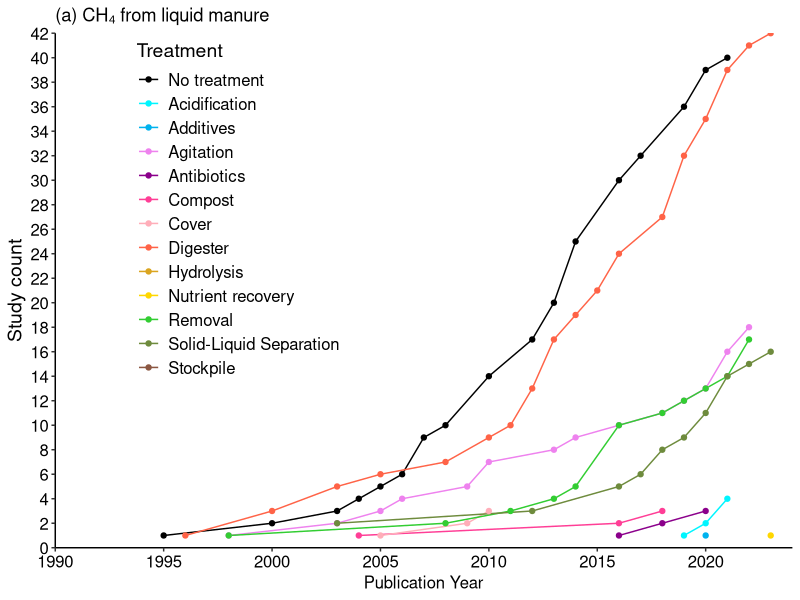
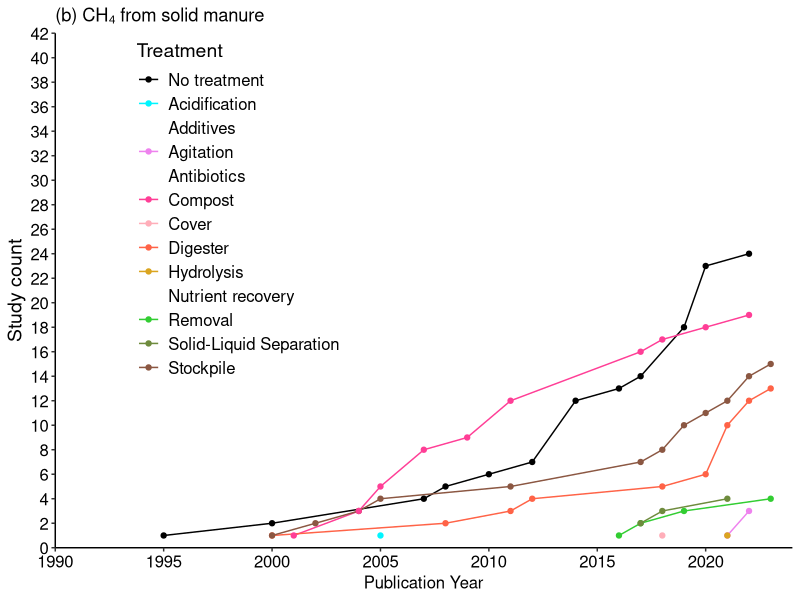
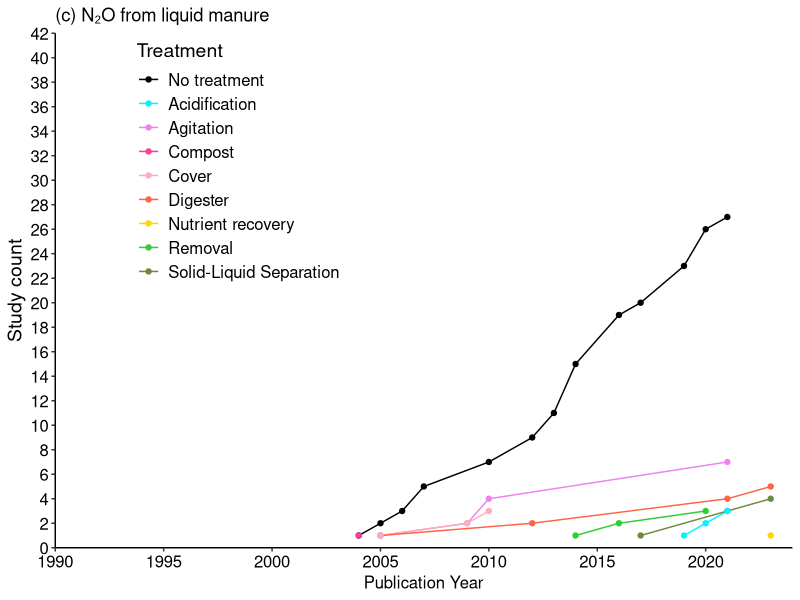
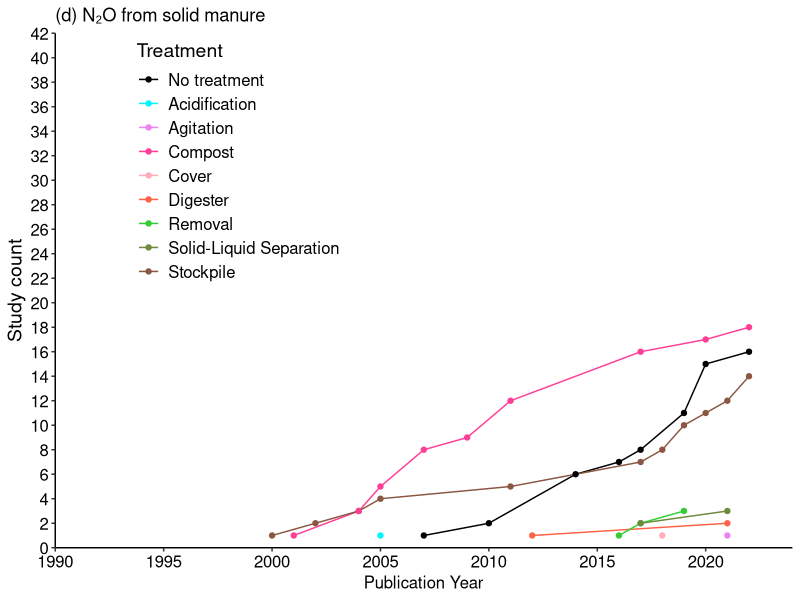
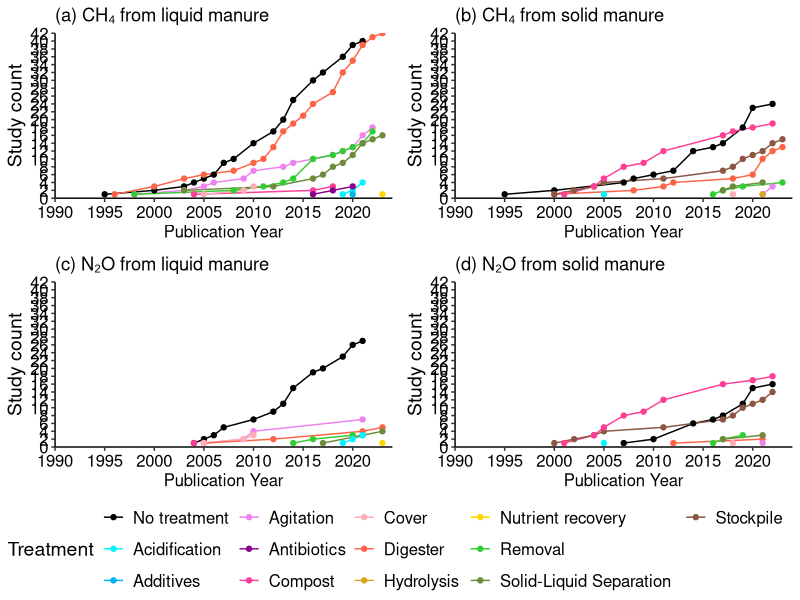

Recreate these plots in R, in order.
#To prepare figure for treatments, CH4 and N2O
#Figure 5
library(tidyverse); library(ggpubr)

#read data
GHG.CH4 <- read.csv("input/Canada GHG storage lit review data 20240611.csv",header = T)
#obtain studies from storage measurement 
GHG.storage <- GHG.CH4[grepl("Storage", GHG.CH4$GHG.source),]
GHG.storage <- GHG.storage %>%
  subset(GHG.storage$CH4==TRUE | GHG.storage$N2O==TRUE)

#Treatments
Treat_data <- GHG.storage %>%
  separate_rows(Treatment, sep = ",\\s*") %>%
  separate_rows(Manure.type, sep = ",\\s*") %>%
  group_by(Pub..year, Manure.type, Treatment, ID)
Treat_data <- Treat_data[!(Treat_data$ID %in% c(79,100,101,217) & Treat_data$Manure.type == "Liquid" & Treat_data$Treatment == "Compost"), ] 
Treat_data <- Treat_data[!(Treat_data$ID == '79' & Treat_data$Manure.type == "Solid" & Treat_data$Treatment == "Agitation"), ]
Treat_data <- Treat_data[!(Treat_data$ID == '101' & Treat_data$Manure.type == "Liquid" & Treat_data$Treatment == "Stockpile"), ]
Treat_data[Treat_data$ID %in% c(70,217,225) & Treat_data$Manure.type == "Liquid", "Treatment"] <- 'No treatment'
Treat_data$Treatment[Treat_data$Treatment == "Antibiotic"] <- "Antibiotics"
Treat_data[Treat_data=="Digester "] <- "Digester"
Treat_data[Treat_data=="Solid-Liquid Separation "] <- "Solid-Liquid Separation"
Treat_data <- Treat_data %>% 
  mutate(Treatment = as.character(Treatment),
         Treatment = ifelse(is.na(Treatment), "No treatment", Treatment),
         Treatment = as.factor(Treatment))



#CH4
GHG.storage.CH4 <- Treat_data[Treat_data$CH4 == TRUE,]

#Total treatments 
Treat_data_CH4 <- GHG.storage.CH4 %>%
  group_by(Pub..year, Manure.type, Treatment) %>%
  summarise(Number = n()) %>%
  ungroup()

#Set the order for the techniques
Treat_data_CH4$Treatment <- factor(Treat_data_CH4$Treatment, 
                                   levels = c("No treatment", "Acidification", "Additives", 
                                              "Agitation","Antibiotics","Compost", "Cover", 
                                              "Digester", "Hydrolysis","Nutrient recovery",
                                              "Removal","Solid-Liquid Separation","Stockpile"))

tapply(Treat_data_CH4$Number,Treat_data_CH4$Treatment,sum)
#No treatment #63 27.4%, Acidification #5 2.2%, Additives #1 0.4%, Agitation #21 9.1%, 
#Antibiotics #3 1.3%, Compost #22 9.6%, Cover #4 1.7%, Digester #55 23.9%, 
#Hydrolysis #1 0.4%, Nutrient recovery #1 0.4%, Removal #21 9.1%, 
#Solid-Liquid Separation #20 8.7%, Stockpile #13 5.7%, Total #230 100%

#separate to liquid and solid manure.
Treat_data_liquid <- GHG.storage.CH4[grep("Liquid", GHG.storage.CH4$Manure.type),]
Treat_data_liquid <- Treat_data_liquid %>%
  group_by(Pub..year, Manure.type, Treatment) %>%
  summarise(Number = n()) %>%
  ungroup()
Treat_data_liquid <- Treat_data_liquid %>%
  group_by(Pub..year) %>%
  mutate(Percentage = Number / sum(Number) * 100) %>%
  ungroup() %>%
  group_by(Treatment) %>%
  arrange(Pub..year) %>%
  mutate(Treat = cumsum(Number))
Treat_data_liquid$Treatment <- factor(Treat_data_liquid$Treatment, 
                                     levels = c("No treatment", "Acidification", "Additives", 
                                                "Agitation","Antibiotics","Compost", "Cover", 
                                                "Digester", "Hydrolysis","Nutrient recovery",
                                                "Removal","Solid-Liquid Separation","Stockpile"))
tapply(Treat_data_liquid$Number,Treat_data_liquid$Treatment,sum)
#No treatment #40 27.0%, Acidification #4 2.7%, Additives #1 0.7%, Agitation #18 12.2%, 
#Antibiotics #3 2.0%, Compost #3 2.0%, Cover #3 2.0%, Digester #42 28.4%, 
#Hydrolysis #0 0.0%, Nutrient recovery #1 0.7%, Removal #17 11.5%, 
#Solid-Liquid Separation #16 10.8%, Stockpile #0 0%, Total #148 100%

Treat_data_solid <- Treat_data[grep("Solid", Treat_data$Manure.type),]
Treat_data_solid <- Treat_data_solid %>%
  group_by(Pub..year, Manure.type, Treatment) %>%
  summarise(Number = n()) %>%
  ungroup()
Treat_data_solid <- Treat_data_solid %>%
  group_by(Pub..year) %>%
  mutate(Percentage = Number / sum(Number) * 100) %>%
  ungroup() %>%
  group_by(Treatment) %>%
  arrange(Pub..year) %>%
  mutate(Treat = cumsum(Number))
Treat_data_solid$Treatment <- factor(Treat_data_solid$Treatment, 
                                   levels = c("No treatment", "Acidification", "Additives", 
                                              "Agitation","Antibiotics","Compost", "Cover", 
                                              "Digester", "Hydrolysis","Nutrient recovery",
                                              "Removal","Solid-Liquid Separation","Stockpile"))
tapply(Treat_data_solid$Number,Treat_data_solid$Treatment,sum)
#No treatment #24 28.2%, Acidification #1 1.2%, Additives #0 0.0%, Agitation #3 3.5%, 
#Antibiotics #0 0.0%, Compost #19 22.4%, Cover #1 1.2%, Digester #13 15.3%, 
#Hydrolysis #1 1.2%, Nutrient recovery #0 0.0%, Removal #4 4.7%, 
#Solid-Liquid Separation #4 4.7%, Stockpile #15 17.6%, Total #85 100%



#N2O
GHG.storage.N2O <- Treat_data[Treat_data$N2O == TRUE,]

#Total treatments 
Treat_data_N2O <- GHG.storage.N2O %>%
  group_by(Pub..year, Manure.type, Treatment) %>%
  summarise(Number = n()) %>%
  ungroup()

#Set the order for the techniques
Treat_data_N2O$Treatment <- factor(Treat_data_N2O$Treatment, 
                               levels = c("No treatment", "Acidification", "Additives", 
                                          "Agitation","Antibiotics","Compost", "Cover", 
                                          "Digester", "Hydrolysis","Nutrient recovery",
                                          "Removal","Solid-Liquid Separation","Stockpile"))

tapply(Treat_data_N2O$Number,Treat_data_N2O$Treatment,sum)
#No treatment #44 38.6%, Acidification #4 3.5%, Additives #0 0.0%, Agitation #8 7.0%, 
#Antibiotics #0 0.0%, Compost #19 16.7%, Cover #4 3.5%, Digester #7 6.1%, 
#Hydrolysis #0 0.0%, Nutrient recovery #1 0.9%, Removal #6 5.3%, 
#Solid-Liquid Separation #7 6.1%, Stockpile #14 12.3%, Total #114 100%

#separate to liquid and solid manure.
Treat_data_liquid_N2O <- GHG.storage.N2O[grep("Liquid", GHG.storage.N2O$Manure.type),]
Treat_data_liquid_N2O <- Treat_data_liquid_N2O %>%
  group_by(Pub..year, Manure.type, Treatment) %>%
  summarise(Number = n()) %>%
  ungroup()
Treat_data_liquid_N2O <- Treat_data_liquid_N2O %>%
  group_by(Pub..year) %>%
  mutate(Percentage = Number / sum(Number) * 100) %>%
  ungroup() %>%
  group_by(Treatment) %>%
  arrange(Pub..year) %>%
  mutate(Treat = cumsum(Number))
Treat_data_liquid_N2O$Treatment <- factor(Treat_data_liquid_N2O$Treatment, 
                                   levels = c("No treatment", "Acidification", "Additives", 
                                              "Agitation","Antibiotics","Compost", "Cover", 
                                              "Digester", "Hydrolysis","Nutrient recovery",
                                              "Removal","Solid-Liquid Separation","Stockpile"))
tapply(Treat_data_liquid_N2O$Number,Treat_data_liquid_N2O$Treatment,sum)
#No treatment #27 50.0%, Acidification #3 5.6%, Additives #0 0.0%, Agitation #7 13.0%, 
#Antibiotics #0 0.0%, Compost #1 1.9%, Cover #3 5.6%, Digester #5 9.3%, 
#Hydrolysis #0 0.0%, Nutrient recovery #1 1.9%, Removal #3 5.6%, 
#Solid-Liquid Separation #4 7.4%, Stockpile #0 0%, Total #54 100%

Treat_data_solid_N2O <- GHG.storage.N2O[grep("Solid", GHG.storage.N2O$Manure.type),]
Treat_data_solid_N2O <- Treat_data_solid_N2O %>%
  group_by(Pub..year, Manure.type, Treatment) %>%
  summarise(Number = n()) %>%
  ungroup()
Treat_data_solid_N2O <- Treat_data_solid_N2O %>%
  group_by(Pub..year) %>%
  mutate(Percentage = Number / sum(Number) * 100) %>%
  ungroup() %>%
  group_by(Treatment) %>%
  arrange(Pub..year) %>%
  mutate(Treat = cumsum(Number))
Treat_data_solid_N2O$Treatment <- factor(Treat_data_solid_N2O$Treatment, 
                                         levels = c("No treatment", "Acidification", "Additives", 
                                                    "Agitation","Antibiotics","Compost", "Cover", 
                                                    "Digester", "Hydrolysis","Nutrient recovery",
                                                    "Removal","Solid-Liquid Separation","Stockpile"))
tapply(Treat_data_solid_N2O$Number,Treat_data_solid_N2O$Treatment,sum)
#No treatment #16 27.1%, Acidification #1 1.7%, Additives #0 0.0%, Agitation #1 1.7%, 
#Antibiotics #0 0.0%, Compost #18 30.5%, Cover #1 1.7%, Digester #2 3.4%, 
#Hydrolysis #0 0.0%, Nutrient recovery #0 0.0%, Removal #3 5.1%, 
#Solid-Liquid Separation #3 5.1%, Stockpile #14 23.7%, Total #59 100%



#Count technique for removal
Treat_data_removal_CH4 <- Treat_data[grep("Removal", Treat_data$Treatment),]
Treat_data_removal_CH4 <- Treat_data_removal_CH4 %>%
  group_by(Technique) %>%
  summarise(Number = n()) %>%
  ungroup()



#Make graph
Figure5a <- ggplot(Treat_data_liquid, aes(x = Pub..year, y = Treat, color = Treatment)) +
  geom_line(show.legend = TRUE) +
  geom_point(show.legend = TRUE) +
  labs(x = "Publication Year", y = "Study count", title = "(a) CH₄ from liquid manure") +
  scale_color_manual(values = c("No treatment" = "black", "Acidification" = "turquoise1", 
                               "Additives" = "deepskyblue2" , "Agitation" = "violet",
                               "Antibiotics" = "darkmagenta","Compost" = "violetred1",
                               "Cover" = "lightpink1", "Digester" = "tomato1", 
                               "Hydrolysis" = "goldenrod","Nutrient recovery" = "gold",
                               "Removal" = "limegreen","Solid-Liquid Separation" = "darkolivegreen4",
                               "Stockpile" = "lightsalmon4"),
                     drop = FALSE) +
  theme_classic() +
  theme(axis.text = element_text(size = 12, colour = "black"),
        axis.title.x = element_text(size = 14),
        axis.title.y = element_text(size = 14),
        legend.position = c(0.1, 1),  # Adjust the legend position
        legend.justification = c(0, 1),  # Align the legend to top-left
        legend.title = element_text(size = 14),  # Adjust legend title font size
        legend.text = element_text(size = 12),
        axis.line = element_line(color = "black")) +
  theme(axis.title.x = element_text(size = 12)) +
  scale_y_continuous(limits = c(0, 42), 
                     breaks = seq(0, 42, by = 2),
                     expand = c(0, 0)) +
  scale_x_continuous(limits = c(1990, 2024), 
                     breaks = seq(1990, 2024 , by = 5),
                     expand = c(0, 0))
Figure5a

Figure5b <- ggplot(Treat_data_solid, aes(x = Pub..year, y = Treat, color = Treatment)) +
  geom_line() +
  geom_point() +
  labs(x = "Publication Year", y = "Study count", title = "(b) CH₄ from solid manure") +
  scale_color_manual(values = c("No treatment" = "black", "Acidification" = "turquoise1", 
                               "Additives" = "deepskyblue2" , "Agitation" = "violet",
                               "Antibiotics" = "darkmagenta","Compost" = "violetred1",
                               "Cover" = "lightpink1", "Digester" = "tomato1", 
                               "Hydrolysis" = "goldenrod","Nutrient recovery" = "gold",
                               "Removal" = "limegreen","Solid-Liquid Separation" = "darkolivegreen4",
                               "Stockpile" = "lightsalmon4"),
                     drop = FALSE) +
  theme_classic() +
  theme(axis.text = element_text(size = 12, colour = "black"),
        axis.title.x = element_text(size = 14),
        axis.title.y = element_text(size = 14),
        legend.position = c(0.1, 1),  # Adjust the legend position
        legend.justification = c(0, 1),  # Align the legend to top-left
        legend.title = element_text(size = 14),  # Adjust legend title font size
        legend.text = element_text(size = 12),
        axis.line = element_line(color = "black")) +
  theme(axis.title.x = element_text(size = 12)) +
  scale_y_continuous(limits = c(0, 42), 
                     breaks = seq(0, 42, by = 2),
                     expand = c(0, 0)) +
  scale_x_continuous(limits = c(1990, 2024), 
                     breaks = seq(1990, 2024 , by = 5),
                     expand = c(0, 0))
Figure5b

Figure5c <- ggplot(Treat_data_liquid_N2O, aes(x = Pub..year, y = Treat, color = Treatment)) +
  geom_line() +
  geom_point() +
  labs(x = "Publication Year", y = "Study count", title = "(c) N₂O from liquid manure") +
  scale_color_manual(values = c("No treatment" = "black", "Acidification" = "turquoise1", 
                                "Additives" = "deepskyblue2" , "Agitation" = "violet",
                                "Antibiotics" = "darkmagenta","Compost" = "violetred1",
                                "Cover" = "lightpink1", "Digester" = "tomato1", 
                                "Hydrolysis" = "goldenrod","Nutrient recovery" = "gold",
                                "Removal" = "limegreen","Solid-Liquid Separation" = "darkolivegreen4",
                                "Stockpile" = "lightsalmon4")) +
  theme_classic() +
  theme(axis.text = element_text(size = 12, colour = "black"),
        axis.title.x = element_text(size = 14),
        axis.title.y = element_text(size = 14),
        legend.position = c(0.1, 1),  # Adjust the legend position
        legend.justification = c(0, 1),  # Align the legend to top-left
        legend.title = element_text(size = 14),  # Adjust legend title font size
        legend.text = element_text(size = 12),
        axis.line = element_line(color = "black")) +
  theme(axis.title.x = element_text(size = 12)) +
  scale_y_continuous(limits = c(0, 42), 
                     breaks = seq(0, 42, by = 2),
                     expand = c(0, 0)) +
  scale_x_continuous(limits = c(1990, 2024), 
                     breaks = seq(1990, 2024 , by = 5),
                     expand = c(0, 0))
Figure5c

Figure5d <- ggplot(Treat_data_solid_N2O, aes(x = Pub..year, y = Treat, color = Treatment)) +
  geom_line() +
  geom_point() +
  labs(x = "Publication Year", y = "Study count", title = "(d) N₂O from solid manure") +
  scale_color_manual(values = c("No treatment" = "black", "Acidification" = "turquoise1", 
                                "Additives" = "deepskyblue2" , "Agitation" = "violet",
                                "Antibiotics" = "darkmagenta","Compost" = "violetred1",
                                "Cover" = "lightpink1", "Digester" = "tomato1", 
                                "Hydrolysis" = "goldenrod","Nutrient recovery" = "gold",
                                "Removal" = "limegreen","Solid-Liquid Separation" = "darkolivegreen4",
                                "Stockpile" = "lightsalmon4")) +
  theme_classic() +
  theme(axis.text = element_text(size = 12, colour = "black"),
        axis.title.x = element_text(size = 14),
        axis.title.y = element_text(size = 14),
        legend.position = c(0.1, 1),  # Adjust the legend position
        legend.justification = c(0, 1),  # Align the legend to top-left
        legend.title = element_text(size = 14),  # Adjust legend title font size
        legend.text = element_text(size = 12),
        axis.line = element_line(color = "black")) +
  theme(axis.title.x = element_text(size = 12)) +
  scale_y_continuous(limits = c(0, 42), 
                     breaks = seq(0, 42, by = 2),
                     expand = c(0, 0)) +
  scale_x_continuous(limits = c(1990, 2024), 
                     breaks = seq(1990, 2024 , by = 5),
                     expand = c(0, 0)) 
Figure5d



#Export figure
ggsave("output/Figure 5 - Treatments (solid or liquid) CH4 and N2O.png",
       ggarrange(Figure5a, Figure5b, Figure5c, Figure5d,
                 ncol = 2, nrow = 2,
                 common.legend = TRUE, legend = "bottom"),
       width = 24, height = 24, units = "cm",
       dpi = 300)
